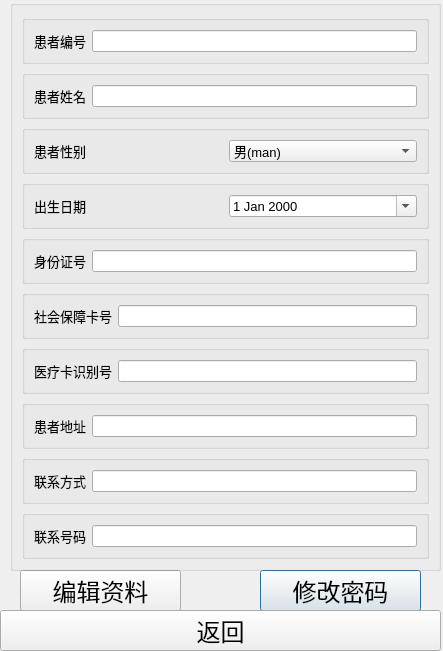
<?xml version="1.0" encoding="UTF-8"?>
<ui version="4.0">
 <class>Dialog</class>
 <widget class="QDialog" name="Dialog">
  <property name="geometry">
   <rect>
    <x>0</x>
    <y>0</y>
    <width>443</width>
    <height>651</height>
   </rect>
  </property>
  <property name="windowTitle">
   <string>Dialog</string>
  </property>
  <widget class="QPushButton" name="pushButton_password">
   <property name="geometry">
    <rect>
     <x>260</x>
     <y>570</y>
     <width>161</width>
     <height>41</height>
    </rect>
   </property>
   <property name="font">
    <font>
     <pointsize>18</pointsize>
    </font>
   </property>
   <property name="text">
    <string>修改密码</string>
   </property>
  </widget>
  <widget class="QPushButton" name="pushButton_edit">
   <property name="geometry">
    <rect>
     <x>20</x>
     <y>570</y>
     <width>161</width>
     <height>41</height>
    </rect>
   </property>
   <property name="font">
    <font>
     <pointsize>18</pointsize>
    </font>
   </property>
   <property name="text">
    <string>编辑资料</string>
   </property>
  </widget>
  <widget class="QGroupBox" name="groupBox_total">
   <property name="geometry">
    <rect>
     <x>10</x>
     <y>0</y>
     <width>431</width>
     <height>571</height>
    </rect>
   </property>
   <property name="font">
    <font>
     <pointsize>10</pointsize>
    </font>
   </property>
   <property name="title">
    <string/>
   </property>
   <layout class="QVBoxLayout" name="verticalLayout">
    <item>
     <widget class="QGroupBox" name="groupBox_pno">
      <property name="font">
       <font>
        <pointsize>10</pointsize>
       </font>
      </property>
      <property name="title">
       <string/>
      </property>
      <layout class="QHBoxLayout" name="horizontalLayout">
       <item>
        <widget class="QLabel" name="label_pno">
         <property name="font">
          <font>
           <pointsize>10</pointsize>
          </font>
         </property>
         <property name="text">
          <string>患者编号</string>
         </property>
        </widget>
       </item>
       <item>
        <widget class="QLineEdit" name="lineEdit_pno">
         <property name="font">
          <font>
           <pointsize>10</pointsize>
          </font>
         </property>
        </widget>
       </item>
      </layout>
     </widget>
    </item>
    <item>
     <widget class="QGroupBox" name="groupBox_pname">
      <property name="font">
       <font>
        <pointsize>10</pointsize>
       </font>
      </property>
      <property name="title">
       <string/>
      </property>
      <layout class="QHBoxLayout" name="horizontalLayout_4">
       <item>
        <widget class="QLabel" name="label_pname">
         <property name="font">
          <font>
           <pointsize>10</pointsize>
          </font>
         </property>
         <property name="text">
          <string>患者姓名</string>
         </property>
        </widget>
       </item>
       <item>
        <widget class="QLineEdit" name="lineEdit_pname">
         <property name="font">
          <font>
           <pointsize>10</pointsize>
          </font>
         </property>
        </widget>
       </item>
      </layout>
     </widget>
    </item>
    <item>
     <widget class="QGroupBox" name="groupBox_psex">
      <property name="font">
       <font>
        <pointsize>10</pointsize>
       </font>
      </property>
      <property name="title">
       <string/>
      </property>
      <layout class="QHBoxLayout" name="horizontalLayout_6">
       <item>
        <widget class="QLabel" name="label_psex">
         <property name="font">
          <font>
           <pointsize>10</pointsize>
          </font>
         </property>
         <property name="text">
          <string>患者性别</string>
         </property>
        </widget>
       </item>
       <item>
        <widget class="QComboBox" name="comboBox_psex">
         <property name="font">
          <font>
           <pointsize>10</pointsize>
          </font>
         </property>
         <item>
          <property name="text">
           <string>男(man)</string>
          </property>
         </item>
         <item>
          <property name="text">
           <string>女(woman)</string>
          </property>
         </item>
        </widget>
       </item>
      </layout>
     </widget>
    </item>
    <item>
     <widget class="QGroupBox" name="groupBox_pbd">
      <property name="font">
       <font>
        <pointsize>10</pointsize>
       </font>
      </property>
      <property name="title">
       <string/>
      </property>
      <layout class="QHBoxLayout" name="horizontalLayout_7">
       <item>
        <widget class="QLabel" name="label_pbd">
         <property name="font">
          <font>
           <pointsize>10</pointsize>
          </font>
         </property>
         <property name="text">
          <string>出生日期</string>
         </property>
        </widget>
       </item>
       <item>
        <widget class="QDateEdit" name="dateEdit_pbd">
         <property name="font">
          <font>
           <pointsize>10</pointsize>
          </font>
         </property>
         <property name="calendarPopup">
          <bool>true</bool>
         </property>
        </widget>
       </item>
      </layout>
     </widget>
    </item>
    <item>
     <widget class="QGroupBox" name="groupBox_pid">
      <property name="font">
       <font>
        <pointsize>10</pointsize>
       </font>
      </property>
      <property name="title">
       <string/>
      </property>
      <layout class="QHBoxLayout" name="horizontalLayout_2">
       <item>
        <widget class="QLabel" name="label_pid">
         <property name="font">
          <font>
           <pointsize>10</pointsize>
          </font>
         </property>
         <property name="text">
          <string>身份证号</string>
         </property>
        </widget>
       </item>
       <item>
        <widget class="QLineEdit" name="lineEdit_pid">
         <property name="font">
          <font>
           <pointsize>10</pointsize>
          </font>
         </property>
        </widget>
       </item>
      </layout>
     </widget>
    </item>
    <item>
     <widget class="QGroupBox" name="groupBox_pino">
      <property name="font">
       <font>
        <pointsize>10</pointsize>
       </font>
      </property>
      <property name="title">
       <string/>
      </property>
      <layout class="QHBoxLayout" name="horizontalLayout_3">
       <item>
        <widget class="QLabel" name="label_pino">
         <property name="font">
          <font>
           <pointsize>10</pointsize>
          </font>
         </property>
         <property name="text">
          <string>社会保障卡号</string>
         </property>
        </widget>
       </item>
       <item>
        <widget class="QLineEdit" name="lineEdit_pino">
         <property name="font">
          <font>
           <pointsize>10</pointsize>
          </font>
         </property>
        </widget>
       </item>
      </layout>
     </widget>
    </item>
    <item>
     <widget class="QGroupBox" name="groupBox_pmno">
      <property name="font">
       <font>
        <pointsize>10</pointsize>
       </font>
      </property>
      <property name="title">
       <string/>
      </property>
      <layout class="QHBoxLayout" name="horizontalLayout_5">
       <item>
        <widget class="QLabel" name="label_pmno">
         <property name="font">
          <font>
           <pointsize>10</pointsize>
          </font>
         </property>
         <property name="text">
          <string>医疗卡识别号</string>
         </property>
        </widget>
       </item>
       <item>
        <widget class="QLineEdit" name="lineEdit_pmno">
         <property name="font">
          <font>
           <pointsize>10</pointsize>
          </font>
         </property>
        </widget>
       </item>
      </layout>
     </widget>
    </item>
    <item>
     <widget class="QGroupBox" name="groupBox_padd">
      <property name="font">
       <font>
        <pointsize>10</pointsize>
       </font>
      </property>
      <property name="title">
       <string/>
      </property>
      <layout class="QHBoxLayout" name="horizontalLayout_8">
       <item>
        <widget class="QLabel" name="label_padd">
         <property name="font">
          <font>
           <pointsize>10</pointsize>
          </font>
         </property>
         <property name="text">
          <string>患者地址</string>
         </property>
        </widget>
       </item>
       <item>
        <widget class="QLineEdit" name="lineEdit_padd">
         <property name="font">
          <font>
           <pointsize>10</pointsize>
          </font>
         </property>
        </widget>
       </item>
      </layout>
     </widget>
    </item>
    <item>
     <widget class="QGroupBox" name="groupBox_pteltype">
      <property name="font">
       <font>
        <pointsize>10</pointsize>
       </font>
      </property>
      <property name="title">
       <string/>
      </property>
      <layout class="QHBoxLayout" name="horizontalLayout_10">
       <item>
        <widget class="QLabel" name="label_pteltype">
         <property name="font">
          <font>
           <pointsize>10</pointsize>
          </font>
         </property>
         <property name="text">
          <string>联系方式</string>
         </property>
        </widget>
       </item>
       <item>
        <widget class="QLineEdit" name="lineEdit_pteltype">
         <property name="font">
          <font>
           <pointsize>10</pointsize>
          </font>
         </property>
        </widget>
       </item>
      </layout>
     </widget>
    </item>
    <item>
     <widget class="QGroupBox" name="groupBox_ptelcode">
      <property name="font">
       <font>
        <pointsize>10</pointsize>
       </font>
      </property>
      <property name="title">
       <string/>
      </property>
      <layout class="QHBoxLayout" name="horizontalLayout_11">
       <item>
        <widget class="QLabel" name="label_ptelcode">
         <property name="font">
          <font>
           <pointsize>10</pointsize>
          </font>
         </property>
         <property name="text">
          <string>联系号码</string>
         </property>
        </widget>
       </item>
       <item>
        <widget class="QLineEdit" name="lineEdit_ptelcode">
         <property name="font">
          <font>
           <pointsize>10</pointsize>
          </font>
         </property>
        </widget>
       </item>
      </layout>
     </widget>
    </item>
   </layout>
  </widget>
  <widget class="QPushButton" name="pushButton_back">
   <property name="geometry">
    <rect>
     <x>0</x>
     <y>610</y>
     <width>441</width>
     <height>41</height>
    </rect>
   </property>
   <property name="font">
    <font>
     <pointsize>18</pointsize>
    </font>
   </property>
   <property name="text">
    <string>返回</string>
   </property>
  </widget>
 </widget>
 <resources/>
 <connections/>
</ui>
